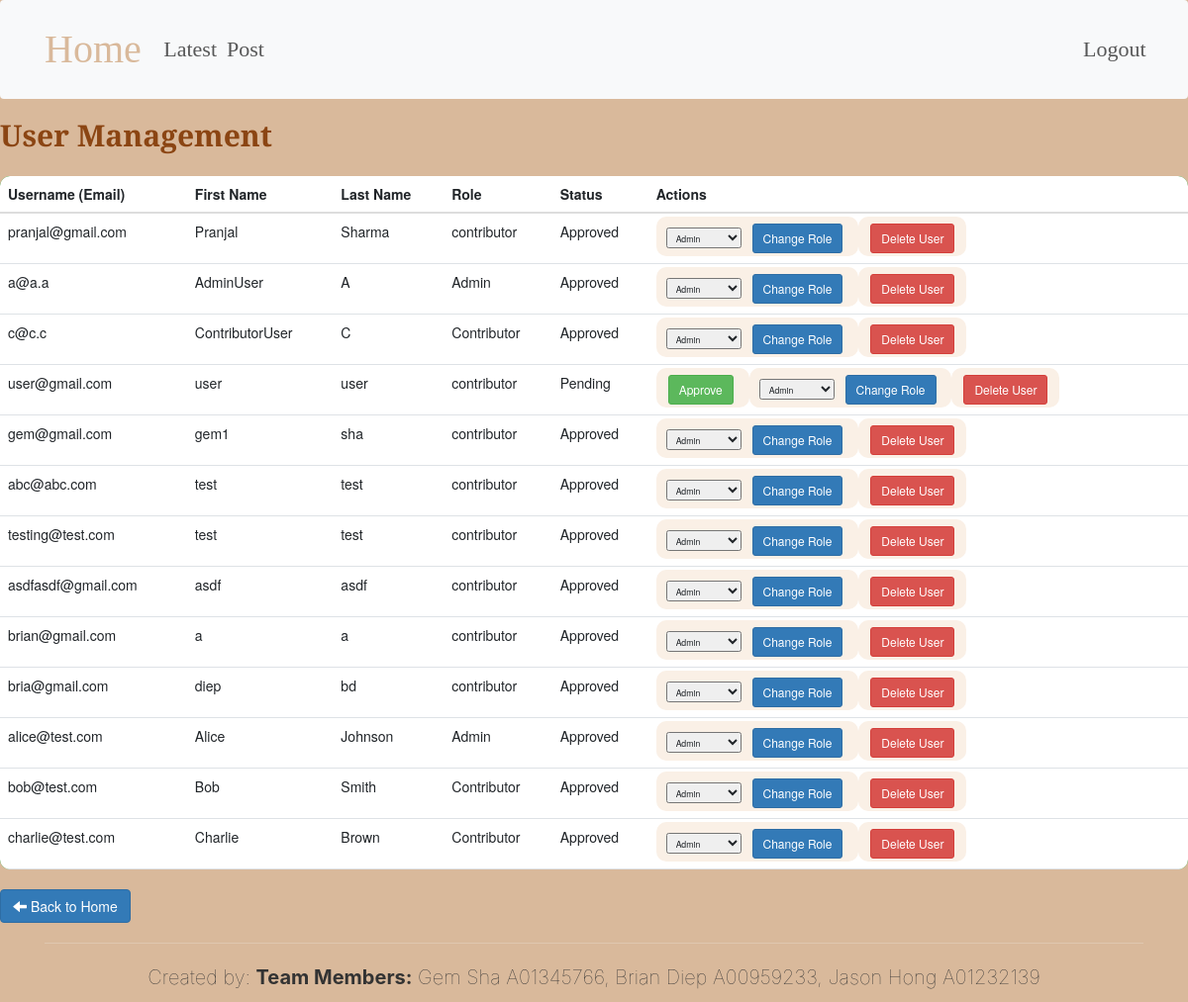
Screenshot of /admin/manage_users.php (signed in) with the database file from the repository.
### tables this page shows
CREATE TABLE "Users" (
        id INTEGER PRIMARY KEY AUTOINCREMENT,
        username TEXT UNIQUE NOT NULL,
        password TEXT NOT NULL,
        firstName TEXT, 
        lastName TEXT,
        registrationDate DATETIME DEFAULT CURRENT_TIMESTAMP,
        isApproved INTEGER NOT NULL DEFAULT 0,
        role TEXT DEFAULT 'contributor');

### admin/manage_users.php (the view, shortened to what this page needs)
<?php
include("../inc_header.php");
include("../inc_db_params.php");
$users = $db->query("SELECT id, username, firstName, lastName, role, isApproved FROM Users ORDER BY registrationDate DESC");
?>
<h1>User Management</h1>
<table class="table">
    <thead>
        <tr>
            <th>Username (Email)</th>
            <th>First Name</th>
            <th>Last Name</th>
            <th>Role</th>
            <th>Status</th>
            <th>Actions</th>
        </tr>
    </thead>
    <tbody>
        <?php while ($user = $users->fetchArray(SQLITE3_ASSOC)): ?>
        <tr>
            <td><?php echo htmlspecialchars($user['username']); ?></td>
            <td><?php echo htmlspecialchars($user['firstName']); ?></td>
            <td><?php echo htmlspecialchars($user['lastName']); ?></td>
            <td><?php echo htmlspecialchars($user['role']); ?></td>
            <td><?php echo $user['isApproved'] ? 'Approved' : 'Pending'; ?></td>
            <td>
                <?php if (!$user['isApproved']): ?>
                    <form method="POST" style="display: inline;">
                        <button type="submit" class="btn btn-success btn-sm">Approve</button>
                    </form>
                <?php endif; ?>
                <form method="POST" style="display: inline;">
                    <select name="new_role" class="form-control-sm">
                        <option value="Admin">Admin</option>
                    </select>
                    <button type="submit" class="btn btn-primary btn-sm">Change Role</button>
                </form>
                <form method="POST" style="display: inline;" onsubmit="return confirm('Are you sure you want to delete this user and all their articles?');">
                    <button type="submit" class="btn btn-danger btn-sm">Delete User</button>
                </form>
            </td>
        </tr>
        <?php endwhile; ?>
    </tbody>
</table>
<div class="mt-3">
    <a href="../main.php" class="btn btn-primary">
        <i class="glyphicon glyphicon-arrow-left"></i> Back to Home
    </a>
</div>
<?php include("../inc_footer.php"); ?>

### landing-css.css (style rules this page uses)
body { background-color: #d9b99b; }
form { background-color: #faf0e6; padding: 10px; border-radius: 10px; }
.table { background-color: green; padding: 10px; border-radius: 10px; overflow: hidden; }
h1 { font-family: "DM Serif Text", serif; font-size: 3rem; font-weight: bold; color: #8B4513; padding-bottom: 5px; margin-bottom: 20px; }

### admin/manage_users.php (style rules this page uses)
.table { margin-top: 20px; }
.btn-sm { margin: 2px; }
.form-control-sm { display: inline-block; width: auto; margin-right: 5px; }
.mt-3 { margin-top: 15px; }

### rows the page displays
users: username "pranjal@gmail.com", firstName "Pranjal", lastName "Sharma", role "contributor", isApproved "Approved"
users: username "a@a.a", firstName "AdminUser", lastName "A", role "Admin", isApproved "Approved"
users: username "c@c.c", firstName "ContributorUser", lastName "C", role "Contributor", isApproved "Approved"
users: username "user@gmail.com", firstName "user", lastName "user", role "contributor", isApproved "Pending"
users: username "gem@gmail.com", firstName "gem1", lastName "sha", role "contributor", isApproved "Approved"
users: username "abc@abc.com", firstName "test", lastName "test", role "contributor", isApproved "Approved"
users: username "testing@test.com", firstName "test", lastName "test", role "contributor", isApproved "Approved"
users: username "asdfasdf@gmail.com", firstName "asdf", lastName "asdf", role "contributor", isApproved "Approved"
users: username "brian@gmail.com", firstName "a", lastName "a", role "contributor", isApproved "Approved"
users: username "bria@gmail.com", firstName "diep", lastName "bd", role "contributor", isApproved "Approved"
users: username "alice@test.com", firstName "Alice", lastName "Johnson", role "Admin", isApproved "Approved"
users: username "bob@test.com", firstName "Bob", lastName "Smith", role "Contributor", isApproved "Approved"
users: username "charlie@test.com", firstName "Charlie", lastName "Brown", role "Contributor", isApproved "Approved"
